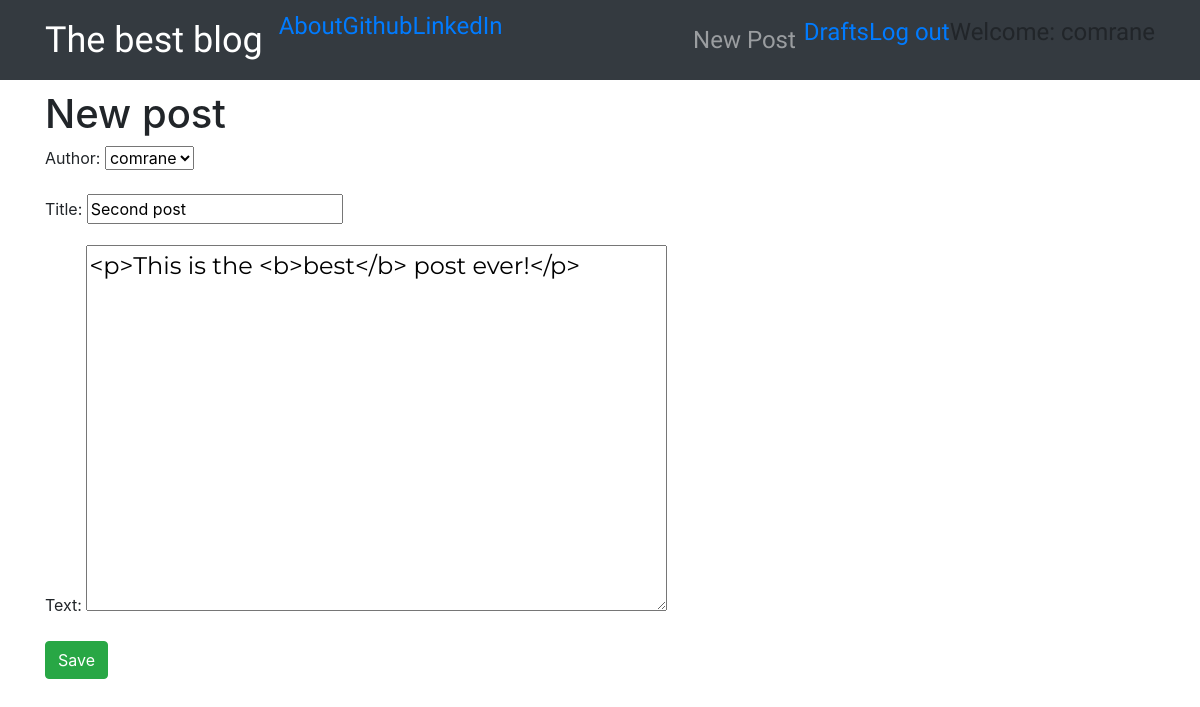
Screenshot of /post/2/edit/ (signed in) with the database file from the repository.
### blog/models.py (models this page shows, shortened)
class Post(models.Model):
    author = models.ForeignKey('auth.User', on_delete=models.CASCADE)
    title = models.CharField(max_length=200)
    text = models.TextField()
    create_date = models.DateTimeField(default=timezone.now)
    published_date = models.DateTimeField(blank=True, null=True)

### blog/views.py (the view)
# urls.py: url(r'^post/(?P<pk>\d+)/edit/$', views.PostUpdateView.as_view(), name='post_edit'),
class PostUpdateView(LoginRequiredMixin, UpdateView):
    login_url = '/login/'
    redirect_field_name = 'blog/post_detail.html'
    form_class = PostForm
    model = Post

### blog/forms.py
class PostForm(forms.ModelForm):
    class Meta():
        model = Post
        fields = ('author', 'title', 'text')
        widgets = {
            'title': forms.TextInput(attrs={'class': 'textinputclass'}),
            'text': forms.Textarea(attrs={'class': 'editable medium-editor-textarea postcontent'})
        }

### blog/templates/blog/post_form.html (shortened to what this page needs)
{% extends 'blog/base.html' %}
{% block content %}
    <h1>New post</h1>
    <form method="POST" class="post-form">
    {{form.as_p}}
    <button type="submit" class="save btn btn-success">Save</button>
    </form>
{% endblock %}

### blog/templates/blog/base.html (shortened to what this page needs)
<!DOCTYPE html>
{% load static %}
<html lang="en">
<head>
    <link rel="stylesheet" href="https://stackpath.bootstrapcdn.com/bootstrap/4.5.0/css/bootstrap.min.css"
>
    <link rel="stylesheet" href="//cdn.jsdelivr.net/npm/medium-editor@latest/dist/css/medium-editor.min.css"
          type="text/css" media="screen" charset="utf-8">
    <link rel="stylesheet" href="{% static 'css/blog.css' %}">
<body class='loader'>
<nav class="navbar navbar-dark bg-dark navbar-expand-lg techfont">
    <div class="container">
        <ul class="navbar-nav mr-auto">
            <li><a class='navbar-brand bigbrand' href="{% url 'post_list' %}">The best blog</a></li>
            <li><a href="{% url 'about' %}">About</a></li>
            <li><a href="https://www.github.com">Github</a></li>
            <li><a href="https://www.linkedin.com">LinkedIn</a></li>
        </ul>
        <ul class="navbar-nav ml-auto">
            {% if user.is_authenticated %}
                <li class="nav-item">
                    <a class="nav-link" href="{% url 'post_new' %}">New Post</a>
                </li>
                <li class="nav-item">
                    <a href="{% url 'post_draft_list' %}">Drafts</a>
                </li>
                <li class="nav-item">
                    <a href="{% url 'logout' %}?next=/">Log out</a>
                </li>
                <li class="nav-item">
                    <a>Welcome: {{ user.username }}</a>
                </li>
            {% else %}
                <li><a class='navbar-nav ml-auto' href="{% url 'login' %}"><span class="material-icons">perm_identity</span></a>
                </li>
            {% endif %}
        </ul>
    </div>
</nav>
<div class="content container">
    <div class="row">
        <div class="col-md-8">
            <div class="blog_posts">
                {% block content %}
                {% endblock %}
            </div>
        </div>
    </div>
</div>
</body>
</html>

### blog/static/css/blog.css (style rules this page uses)
.techfont { font-family: 'Russo One', sans-serif; font-size: 1.5em; margin-bottom: 10px; }
.postcontent { font-family: 'Montserrat'; font-size: 1.5em; }
.bigbrand { font-size: 1.5em; }
.loader { filter:hue-rotate(0deg); color: linear-gradient(45deg,#0f8,#08f); animation:hue 5000ms infinite linear; }

### rows the page displays
Post: author "comrane", title "Second post", text "<p>This is the <b>best</b> post ever!</p>"

### other values shown
{{ user.username }} "comrane"
